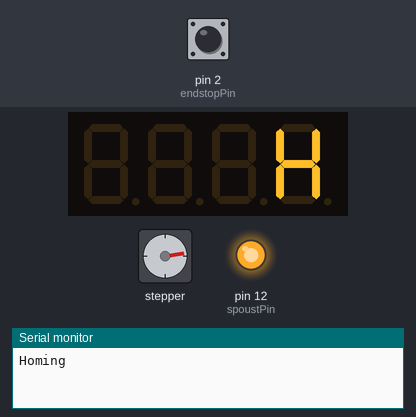
Recording of a sketch running on a simulated Arduino Uno, built with avr-gcc and run on an emulated ATmega328P. Shown: 4-digit seven-segment display, stepper motor, output pins drawn as LEDs (lit = HIGH), the last lines printed to the serial monitor. Dashed ring = blinking. Inputs (shaded band) come from the test bench; at power-on: pin 2 (endstopPin) HIGH. Stepper angles assume 44 steps per turn.

Above: at 1.2 s.
1.3 s: pin 2 (endstopPin) pulled LOW for 0.15 s
At 3.63 s:
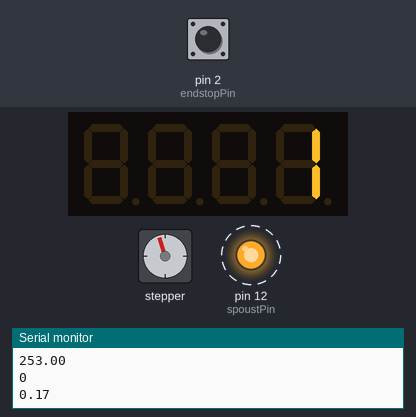
At 16.28 s:
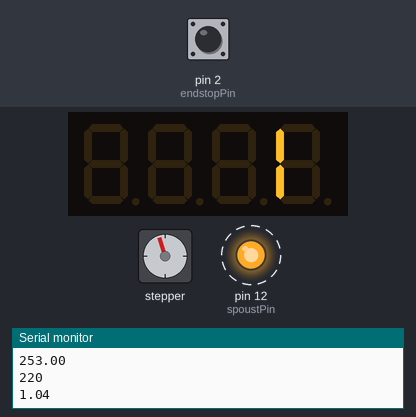
Timing chart, 0 to 16.9 s (numbered marks = the images above; inputs shaded):
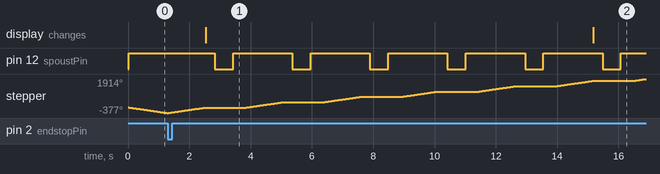

Measured:
- after the input at 1.3 s, pin 12 (spoustPin): alternates HIGH for 1.9 s and LOW for 0.60 s, starting after 1.5 s; the display: changes after 1.2 s (image 1)

The sketch:

sketch_may28a.ino
```cpp
// Include the Arduino Stepper.h library:
#include <Stepper.h>
#include <TM1637Display.h>

int homed = 0;
int bezici = 1;
// Define number of steps per rotation:
const int stepperTalirPocetKroku = 44;
const int stepperTalirCelaOtocka = 2024;
const int stepperTalirSpeed = 50;
const int stepperTalirDelay = 300;
int stepperTalirPozice = 0;

float stepperTalirOsmina = stepperTalirCelaOtocka / 8.00;

const int stepperZebrikPocetKroku = 44;
const int stepperZebrikCelaOtocka = 2024;
const int stepperZebrikSpeed = 50;
const int stepperZebrikDelay = 300;
int stepperZebrikPozice = 0;

const int spoustPin = 12;
const int spoustDelka = 600;
const int spoustDelay = 400;

const int displayClk = 14;
const int displayDio = 15;

const int pocetPater = 1;

const int endstopPin = 2;


// Wiring:
// talir
// Pin 8 to IN1 on the ULN2003 driver
// Pin 9 to IN2 on the ULN2003 driver
// Pin 10 to IN3 on the ULN2003 driver
// Pin 11 to IN4 on the ULN2003 driver

// Pin 4 to IN1 on the ULN2003 driver
// Pin 5 to IN2 on the ULN2003 driver
// Pin 6 to IN3 on the ULN2003 driver
// Pin 7 to IN4 on the ULN2003 driver


// Create stepper object called 'myStepper', note the pin order:
Stepper stepperTalir = Stepper(stepperTalirPocetKroku, 8, 10, 9, 11);
Stepper stepperZebrik = Stepper(stepperZebrikPocetKroku, 4, 6, 5, 7);

TM1637Display display(displayClk, displayDio);

void Spoust() {
  digitalWrite(spoustPin,LOW);
  delay(spoustDelka);
  digitalWrite(spoustPin,HIGH);
  delay(spoustDelay);
}

void Otocka(){
  stepperTalir.step(stepperTalirPocetKroku);
  stepperTalirPozice = stepperTalirPozice + stepperTalirPocetKroku;
  Serial.println(stepperTalirPozice/stepperTalirOsmina);
  displayShow((stepperTalirPozice/stepperTalirOsmina)+2);
  delay(stepperTalirDelay);
}

void Beh(){
    displayShow(1);
    Serial.println(stepperTalirPozice);
    Otocka();
    Spoust();
    Levelcheck();
}

void Levelcheck(){
  if(stepperTalirPozice == stepperTalirCelaOtocka){
       stepperTalirPozice = 0;
       Levelup();
  }
}

void Homing(){
  Serial.println("Homing");
  displayShow(0);
  int endStopState;
  do {
    endStopState = digitalRead(endstopPin);
    if(endStopState == LOW){
      } else {
       //stepperZebrik.step(-1);
       stepperTalir.step(-1);
    }
  } while (endStopState != LOW);
    homed = 1;
    Serial.println("Homed");
}

void Levelup(){
    Serial.println("Level up");
    if(stepperZebrikPozice < pocetPater){
      displayShow(0);
      stepperZebrik.step(stepperZebrikPocetKroku);
      stepperZebrikPozice = stepperZebrikPozice + 1;
      delay(stepperZebrikDelay);
    }
    if(stepperZebrikPozice == pocetPater){
      Serial.println("Konec");
      Homing();
      bezici = 0;
    }
  }

void displayShow(int x){
  byte data[] = {0, 0, 0, 0};
  //display.clear();
  if(x == 0){
      data[3] =  0b01110110;  // Homing
      display.setSegments(data);
    }

  if(x == 2){
      data[3] =  0b00000110;
      display.setSegments(data);
    }
  if(x == 3){
      data[3] =  0b00110000;
      display.setSegments(data);
    }
}


void setup() {
  stepperTalir.setSpeed(stepperTalirSpeed);
  display.setBrightness(7);
  display.clear();
  pinMode(spoustPin,OUTPUT);
  pinMode(endstopPin, INPUT_PULLUP);

  digitalWrite(spoustPin,HIGH);
  Serial.begin(9600);

}

void loop() {
  if(homed == 0){
    Homing();
  }
  Serial.println("X");
  Serial.println(stepperTalirOsmina);
  if(bezici == 1) {
    Beh();
  }


}
```
